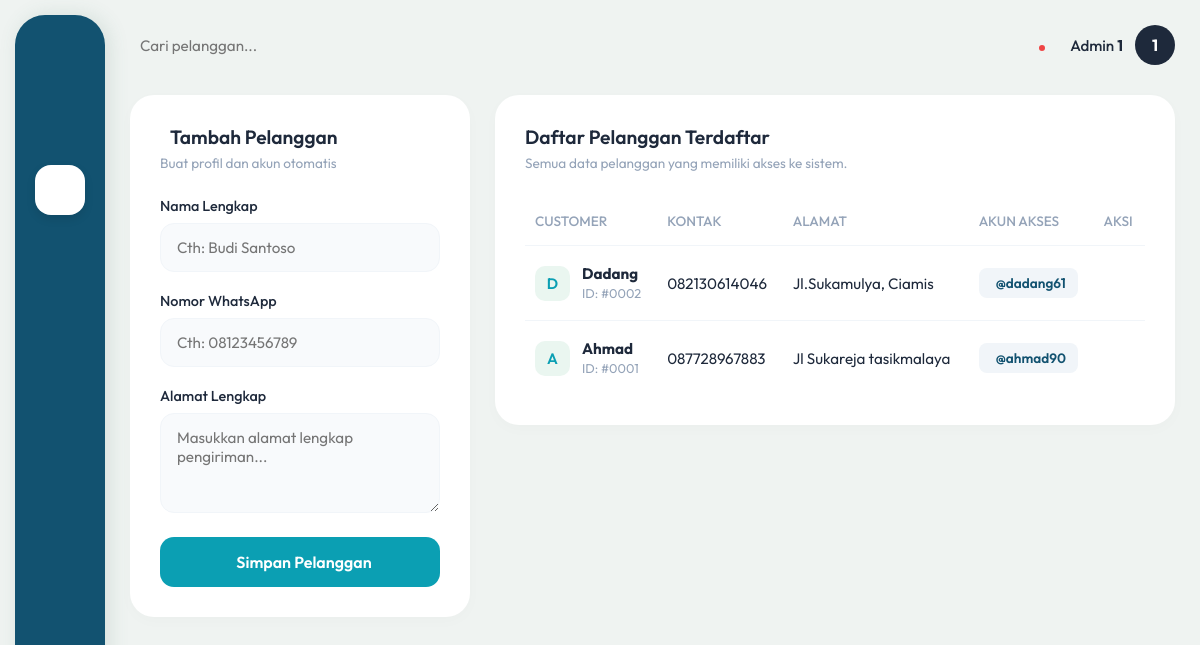
Screenshot of /admin/data_pelanggan.php (signed in) with the database file from the repository.
### tables this page shows
CREATE TABLE `pelanggan` (
  `id_pelanggan` int(11) NOT NULL,
  `id_user` int(11) NOT NULL,
  `nama_lengkap` varchar(100) NOT NULL,
  `no_telp` varchar(15) NOT NULL,
  `alamat` text DEFAULT NULL,
  `created_at` timestamp NOT NULL DEFAULT current_timestamp()
);

CREATE TABLE `users` (
  `id_user` int(11) NOT NULL,
  `username` varchar(50) NOT NULL,
  `password` varchar(255) NOT NULL,
  `role` enum('admin','kasir','pelanggan') NOT NULL,
  `created_at` timestamp NOT NULL DEFAULT current_timestamp()
);

### admin/data_pelanggan.php (the view, shortened to what this page needs)
<?php
require '../config/koneksi.php';
$query_pending = mysqli_query($conn, "SELECT COUNT(*) as total FROM transaksi WHERE status_pembayaran = 'pending'");
$data_pending = mysqli_fetch_assoc($query_pending);
$jumlah_pending = $data_pending['total'];
$result_pelanggan = mysqli_query($conn, "SELECT p.*, u.username FROM pelanggan p JOIN users u ON p.id_user = u.id_user ORDER BY p.id_pelanggan DESC");
?>
<!DOCTYPE html>
<html lang="id">
<head>
</head>
<body>
    <aside class="sidebar gs-reveal">
        <nav class="nav-menu">
            <a href="dashboard.php" class="nav-link" title="Dashboard"><i class="ph-fill ph-squares-four"></i></a>
            <a href="data_pelanggan.php" class="nav-link active" title="Pelanggan"><i class="ph-fill ph-users"></i></a>
            <a href="transaksi.php" class="nav-link" title="Kasir & Transaksi"><i class="ph-fill ph-wallet"></i></a>
            <a href="status_laundry.php" class="nav-link" title="Antrean"><i class="ph-fill ph-list-numbers"></i></a>
            <a href="laporan.php" class="nav-link" title="Laporan"><i class="ph-fill ph-chart-line-up"></i></a>
        </nav>
    </aside>
    <div class="main-wrapper">
        <header class="header gs-reveal">
            <div class="search-bar">
                <input type="text" placeholder="Cari pelanggan...">
            </div>
            <div class="header-actions">
                <div class="action-wrapper" title="<?php echo $jumlah_pending; ?> Pesanan Pending">
                    <?php if($jumlah_pending > 0): ?>
                        <span class="notif-dot"></span>
                    <?php endif; ?>
                </div>
                <div class="user-profile">
                    <span class="user-name">Admin <strong><?php echo $_SESSION['id_user']; ?></strong></span>
                    <div class="avatar"><?php echo strtoupper(substr($_SESSION['id_user'], 0, 1)); ?></div>
                </div>
            </div>
        </header>
        <div class="layout-grid">
            <div class="card gs-item">
                <div class="card-header">
                    <h3 class="card-title"><i class="ph-duotone ph-user-plus" style="color: var(--accent-green); font-size: 1.5rem;"></i> Tambah Pelanggan</h3>
                    <p class="card-subtitle">Buat profil dan akun otomatis</p>
                </div>
                <form action="" method="POST">
                    <div class="form-group">
                        <label>Nama Lengkap</label>
                        <input type="text" name="nama_lengkap" class="form-control" required placeholder="Cth: Budi Santoso">
                    </div>
                    <div class="form-group">
                        <label>Nomor WhatsApp</label>
                        <input type="tel" name="no_telp" class="form-control" required placeholder="Cth: 08123456789">
                    </div>
                    <div class="form-group">
                        <label>Alamat Lengkap</label>
                        <textarea name="alamat" class="form-control" required placeholder="Masukkan alamat lengkap pengiriman..."></textarea>
                    </div>
                    <button type="submit" name="tambah_pelanggan" class="btn-submit">
                        <i class="ph-bold ph-plus"></i> Simpan Pelanggan
                    </button>
                </form>
            </div>
            <div class="card gs-item">
                <div class="card-header">
                    <h3 class="card-title">Daftar Pelanggan Terdaftar</h3>
                    <p class="card-subtitle">Semua data pelanggan yang memiliki akses ke sistem.</p>
                </div>
                <div class="table-responsive">
                    <table class="custom-table">
                        <thead>
                            <tr>
                                <th>CUSTOMER</th>
                                <th>KONTAK</th>
                                <th>ALAMAT</th>
                                <th>AKUN AKSES</th>
                                <th>AKSI</th>
                            </tr>
                        </thead>
                        <tbody>
                            <?php if(mysqli_num_rows($result_pelanggan) > 0): ?>
                                <?php while($row = mysqli_fetch_assoc($result_pelanggan)): ?>
                                <tr>
                                    <td>
                                        <div style="display: flex; align-items: center; gap: 12px;">
                                            <div style="width: 35px; height: 35px; border-radius: 10px; background: #eaf6f0; color: var(--accent-green); display: flex; align-items: center; justify-content: center; font-weight: 600;">
                                                <?php echo strtoupper(substr($row['nama_lengkap'], 0, 1)); ?>
                                            </div>
                                            <div>
                                                <strong style="display: block; color: var(--text-dark);"><?php echo $row['nama_lengkap']; ?></strong>
                                                <span style="font-size: 0.8rem; color: var(--text-muted);">ID: #<?php echo str_pad($row['id_pelanggan'], 4, '0', STR_PAD_LEFT); ?></span>
                                            </div>
                                        </div>
                                    </td>
                                    <td><?php echo $row['no_telp']; ?></td>
                                    <td style="max-width: 200px; white-space: nowrap; overflow: hidden; text-overflow: ellipsis;" title="<?php echo $row['alamat']; ?>">
                                        <?php echo $row['alamat']; ?>
                                    </td>
                                    <td>
                                        <span class="user-badge"><i class="ph-fill ph-user-circle"></i> @<?php echo $row['username']; ?></span>
                                    </td>
                                    <td>
                                    </td>
                                </tr>
                                <?php endwhile; ?>
                            <?php endif; ?>
                        </tbody>
                    </table>
                </div>
            </div>
        </div>
    </div>
</body>
</html>

### admin/data_pelanggan.php (style rules this page uses)
:root { --bg-body: #eff3f1; --bg-card: #ffffff; --sidebar-color: #125270; --accent-green: #0b9fb3; --text-dark: #1e293b; --text-muted: #94a3b8; --border-light: #f1f5f9; --danger-red: #ef4444; }
* { margin: 0; padding: 0; box-sizing: border-box; font-family: 'Outfit', sans-serif; }
body { background-color: var(--bg-body); color: var(--text-dark); padding: 15px 25px 30px 130px; }
.sidebar { position: fixed; top: 15px; bottom: 15px; left: 15px; width: 90px; background-color: var(--sidebar-color); border-radius: 30px; display: flex; flex-direction: column; align-items: center; padding: 30px 0; box-shadow: 4px 0 20px rgba(66, 120, 102, 0.15); z-index: 100; }
.nav-menu { display: flex; flex-direction: column; gap: 20px; width: 100%; align-items: center; }
.nav-link { width: 50px; height: 50px; display: flex; justify-content: center; align-items: center; border-radius: 16px; color: rgba(255,255,255,0.7); font-size: 1.4rem; text-decoration: none; transition: 0.3s; }
.nav-link.active { background-color: white; color: var(--sidebar-color); box-shadow: 0 4px 10px rgba(0,0,0,0.1); }
.main-wrapper { display: flex; flex-direction: column; max-width: 1200px; margin: 0 auto; }
.header { display: flex; justify-content: space-between; align-items: center; margin-bottom: 30px; padding-top: 10px; }
.search-bar { display: flex; align-items: center; gap: 10px; color: var(--text-muted); font-size: 1rem; }
.search-bar input { border: none; background: transparent; outline: none; font-size: 0.95rem; width: 250px; color: var(--text-dark); }
.header-actions { display: flex; align-items: center; gap: 25px; }
.action-wrapper { position: relative; display: flex; align-items: center; justify-content: center; }
.notif-dot { position: absolute; top: -2px; right: -2px; width: 10px; height: 10px; background-color: var(--danger-red); border-radius: 50%; border: 2px solid var(--bg-body); animation: pulse-red 2s infinite; }
.user-profile { display: flex; align-items: center; gap: 12px; }
.user-name { font-weight: 500; font-size: 0.95rem; }
.avatar { width: 40px; height: 40px; border-radius: 50%; background-color: var(--text-dark); color: white; display: flex; justify-content: center; align-items: center; font-weight: bold; }
.layout-grid { display: grid; grid-template-columns: 1fr 2fr; gap: 25px; align-items: start; }
.card { background-color: var(--bg-card); border-radius: 24px; padding: 30px; box-shadow: 0 4px 15px rgba(0, 0, 0, 0.02); }
.card-header { margin-bottom: 25px; }
.card-title { font-size: 1.2rem; font-weight: 600; color: var(--text-dark); display: flex; align-items: center; gap: 10px; }
.card-subtitle { font-size: 0.85rem; color: var(--text-muted); margin-top: 5px; }
.form-group { margin-bottom: 20px; }
.form-group label { display: block; font-size: 0.9rem; font-weight: 500; margin-bottom: 8px; color: var(--text-dark); }
.form-control { width: 100%; padding: 14px 16px; border: 1px solid var(--border-light); border-radius: 14px; font-size: 0.95rem; outline: none; transition: 0.3s; background-color: #f8fafc; }
textarea.form-control { resize: vertical; min-height: 100px; }
.btn-submit { width: 100%; padding: 15px; background-color: var(--accent-green); color: white; border: none; border-radius: 14px; font-size: 1rem; font-weight: 600; cursor: pointer; transition: 0.3s; display: flex; justify-content: center; align-items: center; gap: 8px; }
.table-responsive { overflow-x: auto; }
.custom-table { width: 100%; border-collapse: collapse; }
.custom-table th { text-align: left; padding: 15px 10px; color: var(--text-muted); font-weight: 500; font-size: 0.85rem; border-bottom: 1px solid var(--border-light); }
.custom-table td { padding: 18px 10px; border-bottom: 1px solid var(--border-light); font-size: 0.95rem; color: var(--text-dark); vertical-align: middle; }
.custom-table tr:last-child td { border-bottom: none; }
.user-badge { background-color: #f1f5f9; padding: 6px 12px; border-radius: 8px; font-size: 0.85rem; font-weight: 600; color: var(--sidebar-color); display: inline-flex; align-items: center; gap: 5px; }

### rows the page displays
pelanggan: nama_lengkap "D", nama_lengkap "Dadang", id_pelanggan "0002", no_telp "082130614046", alamat "Jl.Sukamulya, Ciamis", id_user.username "dadang61"
pelanggan: nama_lengkap "A", nama_lengkap "Ahmad", id_pelanggan "0001", no_telp "087728967883", alamat "Jl Sukareja tasikmalaya", id_user.username "ahmad90"

### other values shown
$_SESSION['id_user'] "1"
substr($_SESSION['id_user'], 0, 1) "1"
